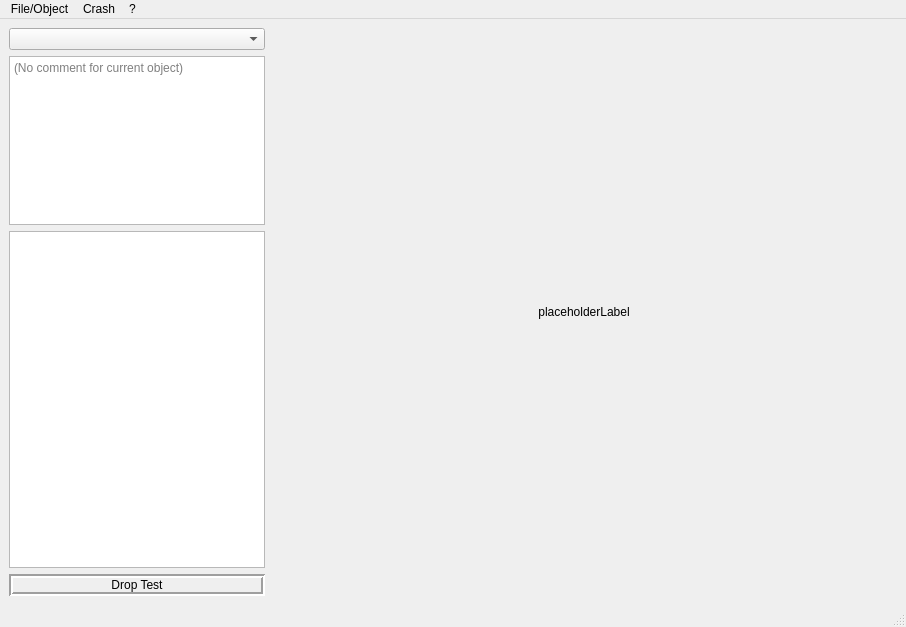
<?xml version="1.0" encoding="UTF-8"?>
<ui version="4.0">
 <class>EditorWindow</class>
 <widget class="QMainWindow" name="EditorWindow">
  <property name="geometry">
   <rect>
    <x>0</x>
    <y>0</y>
    <width>906</width>
    <height>627</height>
   </rect>
  </property>
  <property name="windowTitle">
   <string>EditorWindow</string>
  </property>
  <widget class="QWidget" name="centralwidget">
   <layout class="QHBoxLayout" name="horizontalLayout" stretch="0,1">
    <item>
     <layout class="QVBoxLayout" name="verticalLayout" stretch="0,1,2,0">
      <item>
       <widget class="QComboBox" name="currentObjectComboBox">
        <property name="sizePolicy">
         <sizepolicy hsizetype="Expanding" vsizetype="Fixed">
          <horstretch>0</horstretch>
          <verstretch>0</verstretch>
         </sizepolicy>
        </property>
        <property name="currentText">
         <string/>
        </property>
       </widget>
      </item>
      <item>
       <widget class="QPlainTextEdit" name="commentPlainTextEdit">
        <property name="readOnly">
         <bool>true</bool>
        </property>
        <property name="placeholderText">
         <string>(No comment for current object)</string>
        </property>
       </widget>
      </item>
      <item>
       <widget class="ObjectTreeWidget" name="objectListTreeWidget">
        <property name="sizePolicy">
         <sizepolicy hsizetype="Expanding" vsizetype="Expanding">
          <horstretch>0</horstretch>
          <verstretch>0</verstretch>
         </sizepolicy>
        </property>
        <property name="dragDropMode">
         <enum>QAbstractItemView::DragDrop</enum>
        </property>
        <attribute name="headerVisible">
         <bool>false</bool>
        </attribute>
        <column>
         <property name="text">
          <string notr="true">1</string>
         </property>
        </column>
       </widget>
      </item>
      <item>
       <widget class="DropTestLabel" name="dropTestLabel">
        <property name="sizePolicy">
         <sizepolicy hsizetype="Expanding" vsizetype="Fixed">
          <horstretch>0</horstretch>
          <verstretch>0</verstretch>
         </sizepolicy>
        </property>
        <property name="frameShape">
         <enum>QFrame::Box</enum>
        </property>
        <property name="frameShadow">
         <enum>QFrame::Sunken</enum>
        </property>
        <property name="lineWidth">
         <number>2</number>
        </property>
        <property name="text">
         <string>Drop Test</string>
        </property>
        <property name="alignment">
         <set>Qt::AlignCenter</set>
        </property>
       </widget>
      </item>
     </layout>
    </item>
    <item>
     <widget class="QWidget" name="placeholderWidget" native="true">
      <property name="sizePolicy">
       <sizepolicy hsizetype="Expanding" vsizetype="Expanding">
        <horstretch>0</horstretch>
        <verstretch>0</verstretch>
       </sizepolicy>
      </property>
      <layout class="QGridLayout" name="gridLayout">
       <property name="leftMargin">
        <number>0</number>
       </property>
       <property name="topMargin">
        <number>0</number>
       </property>
       <property name="rightMargin">
        <number>0</number>
       </property>
       <property name="bottomMargin">
        <number>0</number>
       </property>
       <property name="spacing">
        <number>0</number>
       </property>
       <item row="0" column="0">
        <widget class="QLabel" name="placeholderLabel">
         <property name="sizePolicy">
          <sizepolicy hsizetype="Expanding" vsizetype="Expanding">
           <horstretch>0</horstretch>
           <verstretch>0</verstretch>
          </sizepolicy>
         </property>
         <property name="text">
          <string notr="true">placeholderLabel</string>
         </property>
         <property name="alignment">
          <set>Qt::AlignCenter</set>
         </property>
        </widget>
       </item>
      </layout>
     </widget>
    </item>
   </layout>
  </widget>
  <widget class="QMenuBar" name="menubar">
   <property name="geometry">
    <rect>
     <x>0</x>
     <y>0</y>
     <width>906</width>
     <height>21</height>
    </rect>
   </property>
   <widget class="QMenu" name="menuFile_Object">
    <property name="title">
     <string>File/Object</string>
    </property>
    <widget class="QMenu" name="menuCapture">
     <property name="title">
      <string>Capture...</string>
     </property>
     <addaction name="actionCaptureClipboard"/>
    </widget>
    <addaction name="actionNew"/>
    <addaction name="actionOpen"/>
    <addaction name="actionChangeDirectory"/>
    <addaction name="menuCapture"/>
   </widget>
   <widget class="QMenu" name="menuMisc">
    <property name="title">
     <string>?</string>
    </property>
    <addaction name="actionOpenLog"/>
   </widget>
   <widget class="QMenu" name="menuCrash">
    <property name="title">
     <string>Crash</string>
    </property>
    <addaction name="actionQFatal"/>
    <addaction name="actionSegFault"/>
   </widget>
   <addaction name="menuFile_Object"/>
   <addaction name="menuCrash"/>
   <addaction name="menuMisc"/>
  </widget>
  <widget class="QStatusBar" name="statusbar"/>
  <action name="actionNew">
   <property name="text">
    <string>New...</string>
   </property>
  </action>
  <action name="actionOpen">
   <property name="text">
    <string>Open...</string>
   </property>
  </action>
  <action name="actionChangeDirectory">
   <property name="text">
    <string>Change Directory...</string>
   </property>
  </action>
  <action name="actionCaptureClipboard">
   <property name="text">
    <string>Clipboard</string>
   </property>
  </action>
  <action name="actionOpenLog">
   <property name="text">
    <string>Open log file</string>
   </property>
  </action>
  <action name="actionQFatal">
   <property name="text">
    <string>qFatal()</string>
   </property>
  </action>
  <action name="actionSegFault">
   <property name="text">
    <string>Segmentation fault</string>
   </property>
  </action>
 </widget>
 <customwidgets>
  <customwidget>
   <class>ObjectTreeWidget</class>
   <extends>QTreeWidget</extends>
   <header>src/gui/ObjectTreeWidget.h</header>
  </customwidget>
  <customwidget>
   <class>DropTestLabel</class>
   <extends>QLabel</extends>
   <header>src/gui/DropTestLabel.h</header>
  </customwidget>
 </customwidgets>
 <resources/>
 <connections/>
</ui>
